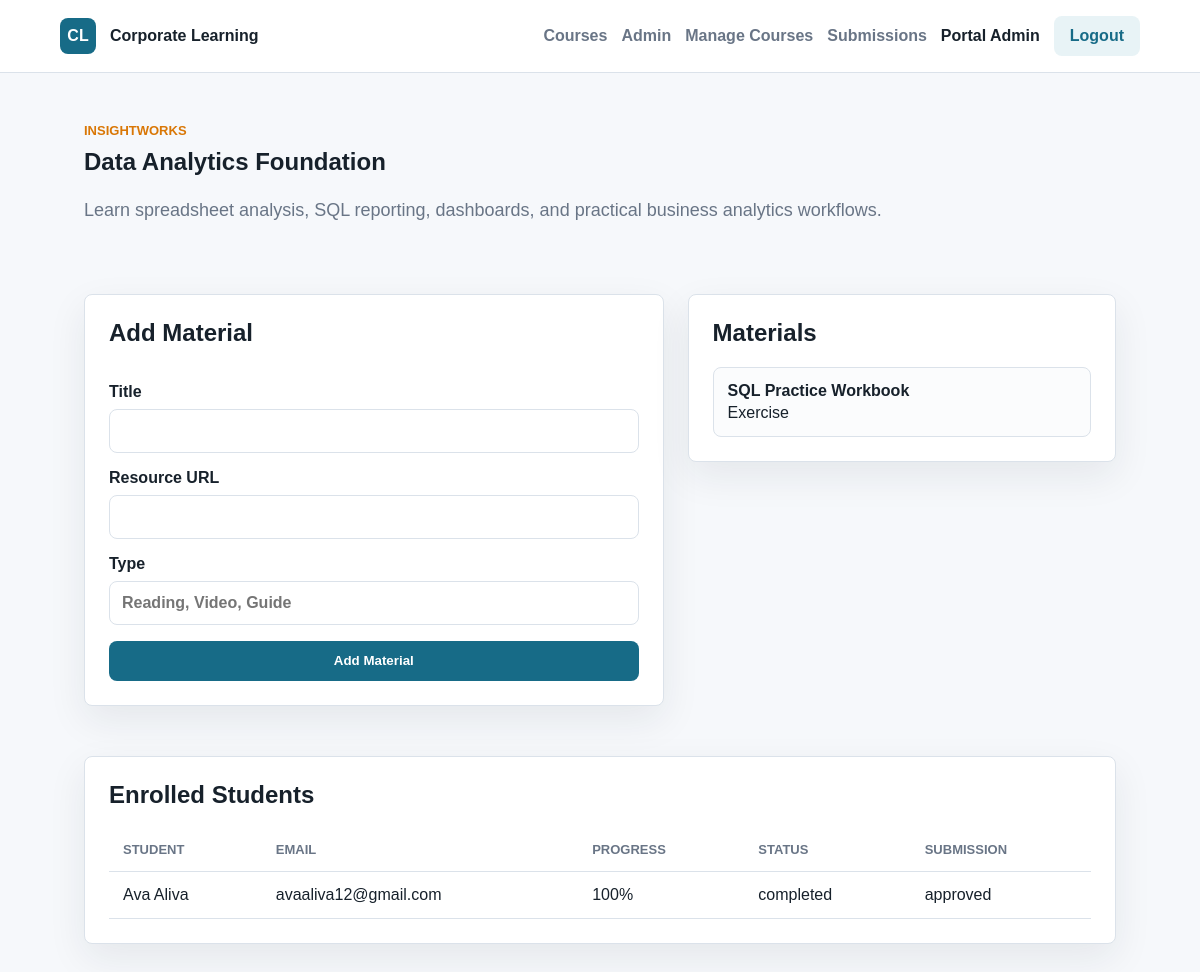
The app's page /admin/courses/2 (signed in), older data.
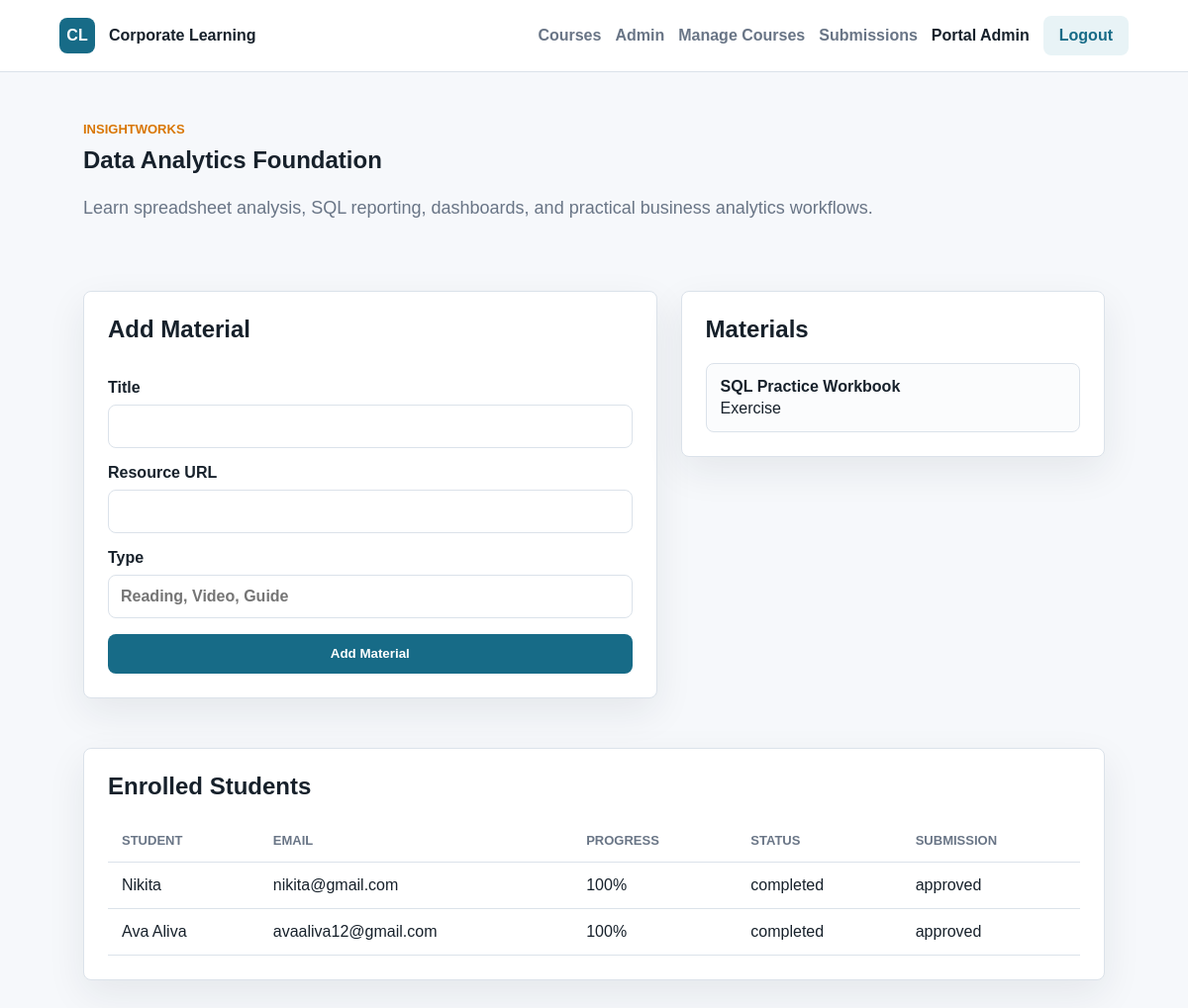
The same page, newer data.
### tables this page shows
CREATE TABLE materials (
            id INTEGER PRIMARY KEY AUTOINCREMENT,
            course_id INTEGER NOT NULL,
            title TEXT NOT NULL,
            resource_url TEXT NOT NULL,
            resource_type TEXT NOT NULL,
            FOREIGN KEY(course_id) REFERENCES courses(id) ON DELETE CASCADE
        );

CREATE TABLE submissions (
            id INTEGER PRIMARY KEY AUTOINCREMENT,
            enrollment_id INTEGER NOT NULL,
            project_title TEXT NOT NULL,
            project_url TEXT NOT NULL,
            notes TEXT,
            status TEXT NOT NULL DEFAULT 'pending',
            feedback TEXT,
            submitted_at TEXT NOT NULL,
            reviewed_at TEXT,
            FOREIGN KEY(enrollment_id) REFERENCES enrollments(id) ON DELETE CASCADE
        );

CREATE TABLE users (
            id INTEGER PRIMARY KEY AUTOINCREMENT,
            name TEXT NOT NULL,
            email TEXT NOT NULL UNIQUE,
            password_hash TEXT NOT NULL,
            role TEXT NOT NULL CHECK(role IN ('admin', 'student')),
            created_at TEXT NOT NULL
        );

CREATE TABLE enrollments (
            id INTEGER PRIMARY KEY AUTOINCREMENT,
            user_id INTEGER NOT NULL,
            course_id INTEGER NOT NULL,
            progress INTEGER NOT NULL DEFAULT 0,
            status TEXT NOT NULL DEFAULT 'enrolled',
            enrolled_at TEXT NOT NULL,
            completed_at TEXT,
            UNIQUE(user_id, course_id),
            FOREIGN KEY(user_id) REFERENCES users(id) ON DELETE CASCADE,
            FOREIGN KEY(course_id) REFERENCES courses(id) ON DELETE CASCADE
        );

### app.py (the view)
    @app.route("/admin/courses/<int:course_id>")
    @login_required
    @admin_required
    def admin_course_detail(course_id):
        course = query_one("SELECT * FROM courses WHERE id = ?", (course_id,))
        if not course:
            abort(404)
        materials = query_all("SELECT * FROM materials WHERE course_id = ? ORDER BY id DESC", (course_id,))
        enrollments = query_all(
            """
            SELECT e.*, u.name, u.email, s.status AS submission_status
            FROM enrollments e
            JOIN users u ON u.id = e.user_id
            LEFT JOIN submissions s ON s.enrollment_id = e.id
            WHERE e.course_id = ?
            ORDER BY e.enrolled_at DESC
            """,
            (course_id,),
        )
        return render_template(
            "admin_course_detail.html",
            course=course,
            materials=materials,
            enrollments=enrollments,
        )

### app.py (called while the page is built)
def create_app():
    app = Flask(__name__, instance_relative_config=True)
    app.config["SECRET_KEY"] = os.environ.get("SECRET_KEY", "dev-secret-change-me")
    app.config["DATABASE"] = os.path.join(app.instance_path, "portal.db")
    os.makedirs(app.instance_path, exist_ok=True)
    @app.before_request
    def load_current_user():
        g.user = None
        user_id = session.get("user_id")
        if user_id:
            g.user = query_one("SELECT * FROM users WHERE id = ?", (user_id,))
    @app.teardown_appcontext
    def close_db(error=None):
        db = g.pop("db", None)
        if db is not None:
            db.close()
    register_routes(app)
    with app.app_context():
        init_db()
        seed_db()
    return app

def get_db():
    if "db" not in g:
        g.db = sqlite3.connect(current_app_database())
        g.db.row_factory = sqlite3.Row
    return g.db

def current_app_database():
    from flask import current_app
    return current_app.config["DATABASE"]

def query_all(sql, params=()):
    return get_db().execute(sql, params).fetchall()

def query_one(sql, params=()):
    return get_db().execute(sql, params).fetchone()

### templates/admin_course_detail.html (shortened to what this page needs)
{% extends "base.html" %}
{% block content %}
<section class="section">
    <p class="eyebrow">{{ course.company }}</p>
    <h1>{{ course.title }}</h1>
    <p class="lead">{{ course.description }}</p>
</section>
<section class="section two-column compact-top">
    <form class="panel" method="post" action="{{ url_for('add_material', course_id=course.id) }}">
        <h2>Add Material</h2>
        <label>Title<input type="text" name="title" required></label>
        <label>Resource URL<input type="url" name="resource_url" required></label>
        <label>Type<input type="text" name="resource_type" placeholder="Reading, Video, Guide" required></label>
        <button class="button" type="submit">Add Material</button>
    </form>
    <div class="panel">
        <h2>Materials</h2>
        <div class="list">
            {% for material in materials %}
                <a class="list-item" href="{{ material.resource_url }}" target="_blank" rel="noreferrer">
                    <strong>{{ material.title }}</strong>
                    <span>{{ material.resource_type }}</span>
                </a>
            {% else %}
                <p>No materials yet.</p>
            {% endfor %}
        </div>
    </div>
</section>
<section class="section compact-top">
    <div class="table-wrap">
        <h2>Enrolled Students</h2>
        <table>
            <thead><tr><th>Student</th><th>Email</th><th>Progress</th><th>Status</th><th>Submission</th></tr></thead>
            <tbody>
                {% for row in enrollments %}
                    <tr><td>{{ row.name }}</td><td>{{ row.email }}</td><td>{{ row.progress }}%</td><td>{{ row.status }}</td><td>{{ row.submission_status or 'Not submitted' }}</td></tr>
                {% else %}
                    <tr><td colspan="5">No students enrolled.</td></tr>
                {% endfor %}
            </tbody>
        </table>
    </div>
</section>
{% endblock %}

Row changes from the older to the newer data that the page shows:
added submissions: name "Nikita", email "nikita@gmail.com", progress "100", status "completed", status "approved"
